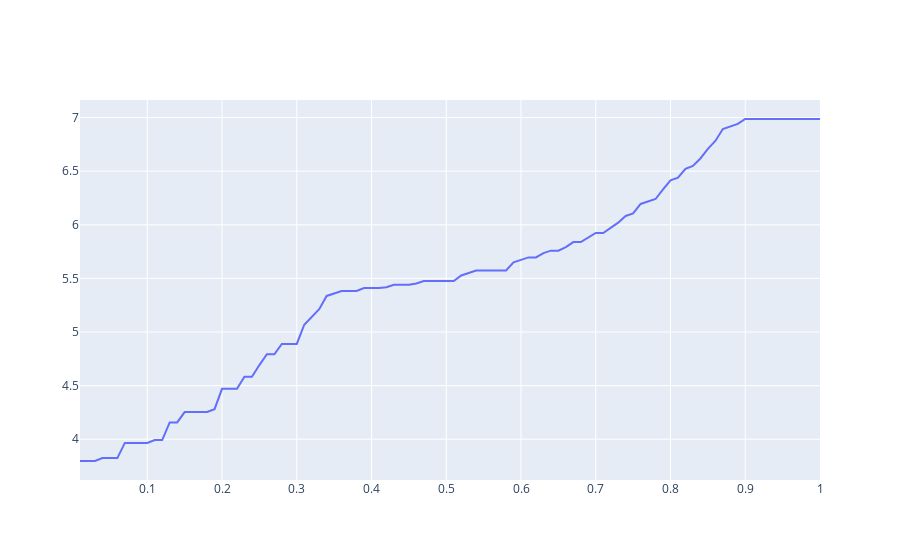

Notebook source saved alongside this figure:
### Code cell
n4 = go.Scatter(x=alphas, y=y1)
fig = go.Figure(data=[n4])
fig.show()
